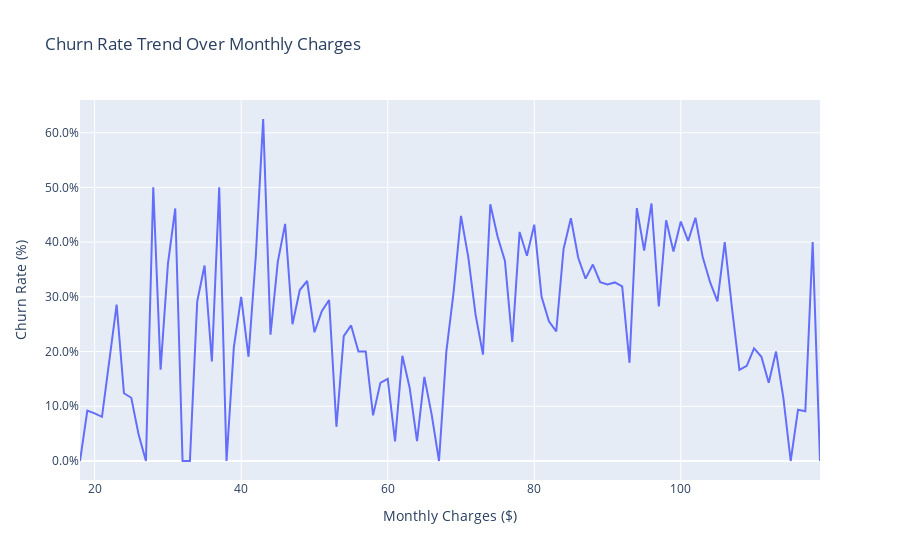

The notebook cell saved with this chart:
### Markdown cell above
## MonthlyCharges vs churn trend

### Code cell
# Aggregating data to calculate churn rate per monthly charge amount
### The `round()` function helps group similar charges for a smoother trend line

churn_rate_by_mc = df.groupby(df['monthlycharges'].round(0))['churn'].agg(
    churn_rate='mean',
    customer_count='count'
).reset_index()

fig = px.line(
    data_frame=churn_rate_by_mc,
    x='monthlycharges',
    y='churn_rate',
    labels={'monthlycharges': 'Monthly Charges ($)', 'churn_rate': 'Churn Rate (%)'},
    title='Churn Rate Trend Over Monthly Charges',
    hover_data={'customer_count': True},
)

fig.update_yaxes(tickformat=".1%")

fig.show()

### Figure 1 — Plotly figure (JSON) as saved in the notebook; plotly's stock layout.template omitted (floating-point values rounded to 4 significant figures)
{"data": [{"customdata": [[2], [206], [815], [161], [7], [105], [225], [83], [2], [2], [18], [50], [13], [1], [3], [24], [42], [33], [2], [5], [24], [40], [21], [8], [8], [65], [118], [60], [4], [16], [76], [119], [84], [17], [16], [92], [113], [80], [20], [24], [49], [100], [56], [26], [15], [55], [65], [59], [22], [25], [84], [192], [86], [30], [36], [130], [161], [104], [23], [43], [120], [176], [120], [47], [38], [111], [151], [105], [45], [39], [101], [155], [95], [47], [39], [119], [130], [85], [46], [50], [94], [128], [92], [36], [43], [101], [96], [85], [36], [48], [46], [68], [42], [21], [20], [26], [25], [32], [11], [5], [4]], "hovertemplate": "Monthly Charges ($)=%{x}<br>Churn Rate (%)=%{y}<br>customer_count=%{customdata[0]}<extra></extra>", "legendgroup": "", "line": {"color": "#636efa", "dash": "solid"}, "marker": {"symbol": "circle"}, "mode": "lines", "name": "", "orientation": "v", "showlegend": false, "type": "scatter", "x": [18.0, 19.0, 20.0, 21.0, 23.0, 24.0, 25.0, 26.0, 27.0, 28.0, 29.0, 30.0, 31.0, 32.0, 33.0, 34.0, 35.0, 36.0, 37.0, 38.0, 39.0, 40.0, 41.0, 42.0, 43.0, 44.0, 45.0, 46.0, 47.0, 48.0, 49.0, 50.0, 51.0, 52.0, 53.0, 54.0, 55.0, 56.0, 57.0, 58.0, 59.0, 60.0, 61.0, 62.0, 63.0, 64.0, 65.0, 66.0, 67.0, 68.0, 69.0, 70.0, 71.0, 72.0, 73.0, 74.0, 75.0, 76.0, 77.0, 78.0, 79.0, 80.0, 81.0, 82.0, 83.0, 84.0, 85.0, 86.0, 87.0, 88.0, 89.0, 90.0, 91.0, 92.0, 93.0, 94.0, 95.0, 96.0, 97.0, 98.0, 99.0, 100.0, 101.0, 102.0, 103.0, 104.0, 105.0, 106.0, 107.0, 108.0, 109.0, 110.0, 111.0, 112.0, 113.0, 114.0, 115.0, 116.0, 117.0, 118.0, 119.0], "xaxis": "x", "y": [0.0, 0.09223, 0.08712, 0.08075, 0.2857, 0.1238, 0.1156, 0.04819, 0.0, 0.5, 0.1667, 0.36, 0.4615, 0.0, 0.0, 0.2917, 0.3571, 0.1818, 0.5, 0.0, 0.2083, 0.3, 0.1905, 0.375, 0.625, 0.2308, 0.3644, 0.4333, 0.25, 0.3125, 0.3289, 0.2353, 0.2738, 0.2941, 0.0625, 0.2283, 0.2478, 0.2, 0.2, 0.08333, 0.1429, 0.15, 0.03571, 0.1923, 0.1333, 0.03636, 0.1538, 0.08475, 0.0, 0.2, 0.3095, 0.4479, 0.3721, 0.2667, 0.1944, 0.4692, 0.4099, 0.3654, 0.2174, 0.4186, 0.375, 0.4318, 0.3, 0.2553, 0.2368, 0.3874, 0.4437, 0.3714, 0.3333, 0.359, 0.3267, 0.3226, 0.3263, 0.3191, 0.1795, 0.4622, 0.3846, 0.4706, 0.2826, 0.44, 0.383, 0.4375, 0.4022, 0.4444, 0.3721, 0.3267, 0.2917, 0.4, 0.2778, 0.1667, 0.1739, 0.2059, 0.1905, 0.1429, 0.2, 0.1154, 0.0, 0.09375, 0.09091, 0.4, 0.0], "yaxis": "y"}], "layout": {"legend": {"tracegroupgap": 0}, "title": {"text": "Churn Rate Trend Over Monthly Charges"}, "xaxis": {"anchor": "y", "domain": [0, 1], "title": {"text": "Monthly Charges ($)"}}, "yaxis": {"anchor": "x", "domain": [0, 1], "tickformat": ".1%", "title": {"text": "Churn Rate (%)"}}}}
